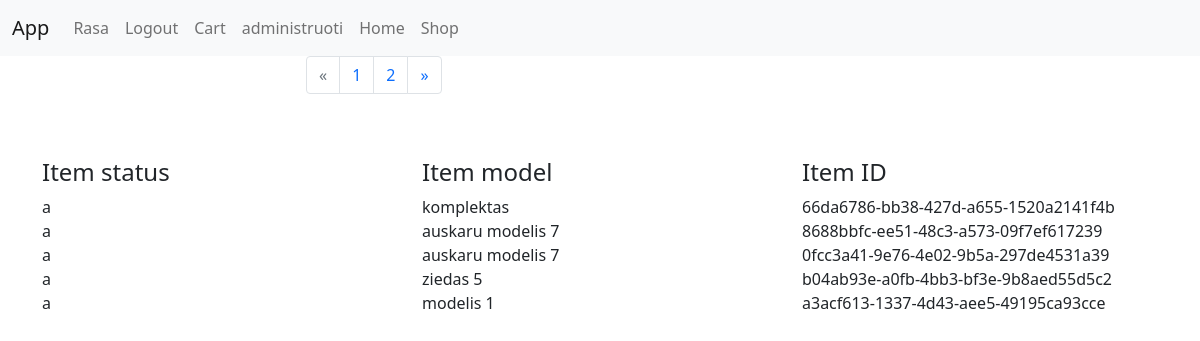
Page /app/administrator/view_items (signed in) on the committed database.
### shop/models.py (models this page shows, shortened)
class Item(models.Model):
    id = models.UUIDField(primary_key=True, default=uuid.uuid4)
    item_model_id = models.ForeignKey(ItemModel, on_delete=models.CASCADE, null=True, blank=True)
    ITEM_STATUS = (
        ('u', 'Unavailable'),
        ('a', 'Available'),
        ('r', 'Reserved'),
        ('s', 'Sold'),
    )
    status = models.CharField(
        "Status",
        max_length=1,
        choices=ITEM_STATUS,
        blank=True,
        default='u',
        help_text="Leidinio kopijos statusas"
    )

class ItemModel(models.Model):
    item_model_name = models.CharField("Item model name", max_length=30, help_text="shop item category name")
    category_id = models.ManyToManyField("ItemCategory", help_text="Item category")
    price = models.FloatField("Item price", default="0.00")
    photo = models.ImageField(default="item_pics/default.jpg", upload_to="item_pics", null=True)

### shop/views.py (the view)
# urls.py: path("administrator/view_items", views.ItemView.as_view(), name='view_items_list_n'),
class ItemView(LoginRequiredMixin, UserPassesTestMixin, generic.ListView):
    model = Item
    context_object_name = 'item_list'
    template_name = 'view_items_list.html'
    paginate_by = 5
    def get_queryset(self):
        query = Item.objects.order_by('item_model_id')
        return query
    def test_func(self):
        user_groups_list = [group.name for group in self.request.user.groups.all()]
        if admin_group_name in user_groups_list:
            return True
        else:
            return False

### shop/templates/view_items_list.html
{% extends "base.html" %}
{% block content %}
{% for group in user.groups.all %}
{% if group.name == 'shop_admin' %}
<div class="row">
    <div class="col-md-6 m-auto">
        <nav>
            {% if is_paginated %}
            <ul class="pagination">
                {% if page_obj.has_previous %}
                <li class="page-item">
                    <a class="page-link" href="?page={{page_obj.previous_page_number}}"
                    >&laquo;</a>
                </li>
                {% else %}
                <li class="page-item disabled">
                    <a class="page-link" href="#">&laquo;</a>
                </li>
                {% endif %} {% for i in paginator.page_range %} {% if page_obj.number == i %}
                <li class="page-item"><a class="page-link active">{{ i }}</a></li>
                {% else %}
                <li class="page-item">
                    <a class="page-link" href="?page={{ i }}">{{ i }}</a>
                </li>
                {% endif %} {% endfor %} {% if page_obj.has_next %}
                <li class="page-item">
                    <a href="?page={{page_obj.next_page_number}}" class="page-link"
                    >&raquo;</a
                    >
                </li>
                {% else %}
                <li class="page-item disabled">
                    <a class="page-link">&raquo;</a>
                </li>
                {% endif %}
            </ul>
            {% endif %}
        </nav>
    </div>
</div>
<div class="container mt-5">
    <div class="row row-cols-3">
        <div class="col">
            <h4>Item status</h4>
        </div>
        <div class="col">
            <h4>Item model</h4>
        </div>
        <div class="col">
            <h4>Item ID</h4>
        </div>
        {% for item_obj in item_list %}
        <div class="col">
            {{ item_obj.status }}
        </div>
        <div class="col">
            {{ item_obj.item_model_id.item_model_name }}
        </div>
        <div class="col">
            {{ item_obj.id }}
        </div>
        {% endfor %}
    </div>
</div>
{% endif %}
{% endfor %}
{% endblock %}

### shop/templates/navbar_1.html (shortened to what this page needs)
<nav class="navbar navbar-expand-lg navbar-light bg-light">
    <div class="container-fluid">
        <a class="navbar-brand" href="{% url 'index_n' %}">App</a>
        <div class="collapse navbar-collapse" id="navbarSupportedContent">
            <ul class="navbar-nav me-auto mb-2 mb-lg-0">
                {% if user.is_authenticated %}
                <li class="nav-item">
                    <a class="nav-link" href="{% url 'user_profile_n' %}">{{ user.get_username }}</a>
                </li>
                <li class="nav-item">
                    <a class="nav-link" href="{% url 'logout' %}?next=/">Logout</a>
                </li>
                <li class="nav-item">
                    <a class="nav-link" href="{% url 'user_cart_n' %}">Cart</a>
                </li>
                {% for group in user.groups.all %}
                {% if group.name == 'shop_admin' %}
                <li class="nav-item">
                    <a class="nav-link" href="{% url 'administrator_n' %}">administruoti</a>
                </li>
                {% endif %}
                {% endfor %}
                {% endif %}
                <li class="nav-item">
                    <a class="nav-link" href="{% url 'index_n' %}">Home</a>
                </li>
                <li class="nav-item">
                    <a class="nav-link" href="{% url 'view_items_models_list_n' %}">Shop</a>
                </li>
            </ul>
        </div>
    </div>
</nav>

### rows in the picture
Item: status "a", item_model_id.item_model_name "komplektas", id "66da6786-bb38-427d-a655-1520a2141f4b"
Item: status "a", item_model_id.item_model_name "auskaru modelis 7", id "8688bbfc-ee51-48c3-a573-09f7ef617239"
Item: status "a", item_model_id.item_model_name "auskaru modelis 7", id "0fcc3a41-9e76-4e02-9b5a-297de4531a39"
Item: status "a", item_model_id.item_model_name "ziedas 5", id "b04ab93e-a0fb-4bb3-bf3e-9b8aed55d5c2"
Item: status "a", item_model_id.item_model_name "modelis 1", id "a3acf613-1337-4d43-aee5-49195ca93cce"

### other values in the picture
{{ user.get_username }} "Rasa"
{{ i }} "1"
{{ i }} "2"
